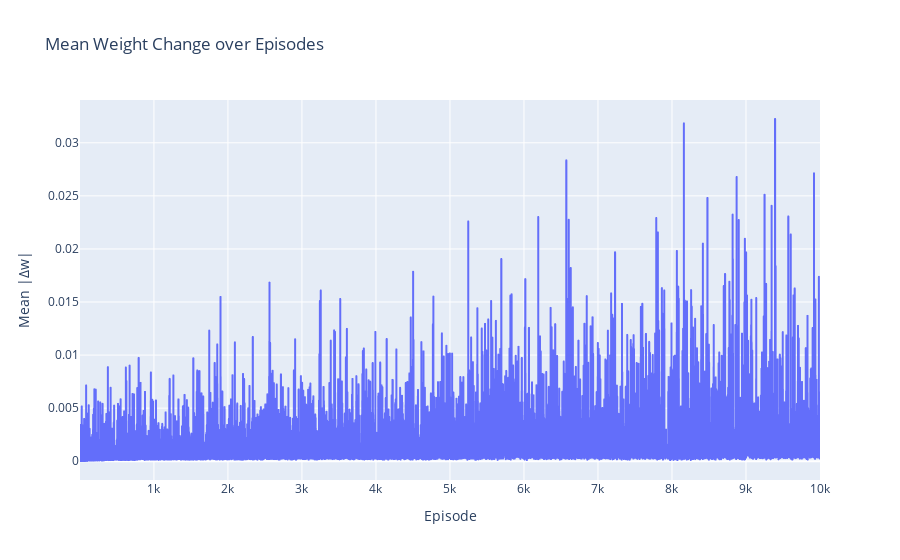
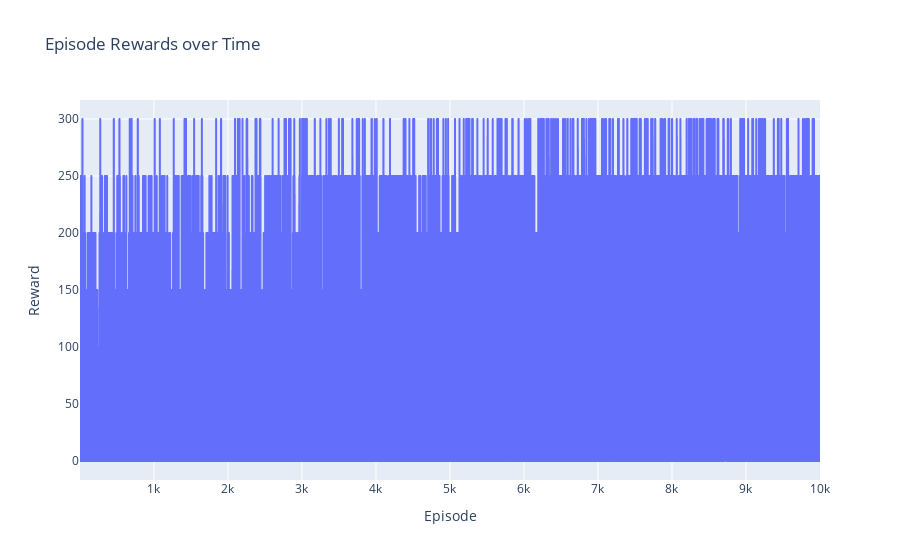

These figures' notebook cell, in order:
### Code cell
epsilon_min = 0.1

trainer = Trainer(epsilon_min, 0.8, initial_epsilon=0.5)
agent = trainer.train_if_needed(agent, env, class_name=CLASS_NAME, n_episodes=10000)

env.close()

### Figure 1 — Plotly figure (JSON) as saved in the notebook; plotly's stock layout.template omitted (floating-point values rounded to 4 significant figures; data arrays with more than 128 entries replaced by an {"elided": "..."} marker saying what was removed)
{"data": [{"hovertemplate": "Episode=%{x}<br>Mean |Δw|=%{y}<extra></extra>", "legendgroup": "", "line": {"color": "#636efa", "dash": "solid"}, "marker": {"symbol": "circle"}, "mode": "lines", "name": "", "showlegend": false, "x": {"elided": "10000 int values"}, "xaxis": "x", "y": {"elided": "10000 float values"}, "yaxis": "y", "type": "scattergl"}], "layout": {"xaxis": {"anchor": "y", "domain": [0.0, 1.0], "title": {"text": "Episode"}}, "yaxis": {"anchor": "x", "domain": [0.0, 1.0], "title": {"text": "Mean |Δw|"}}, "legend": {"tracegroupgap": 0}, "title": {"text": "Mean Weight Change over Episodes"}}}

### Figure 2 — Plotly figure (JSON) as saved in the notebook; plotly's stock layout.template omitted (floating-point values rounded to 4 significant figures; data arrays with more than 128 entries replaced by an {"elided": "..."} marker saying what was removed)
{"data": [{"hovertemplate": "Episode=%{x}<br>Reward=%{y}<extra></extra>", "legendgroup": "", "line": {"color": "#636efa", "dash": "solid"}, "marker": {"symbol": "circle"}, "mode": "lines", "name": "", "showlegend": false, "x": {"elided": "10000 int values"}, "xaxis": "x", "y": {"elided": "10000 float values"}, "yaxis": "y", "type": "scattergl"}], "layout": {"xaxis": {"anchor": "y", "domain": [0.0, 1.0], "title": {"text": "Episode"}}, "yaxis": {"anchor": "x", "domain": [0.0, 1.0], "title": {"text": "Reward"}}, "legend": {"tracegroupgap": 0}, "title": {"text": "Episode Rewards over Time"}}}
